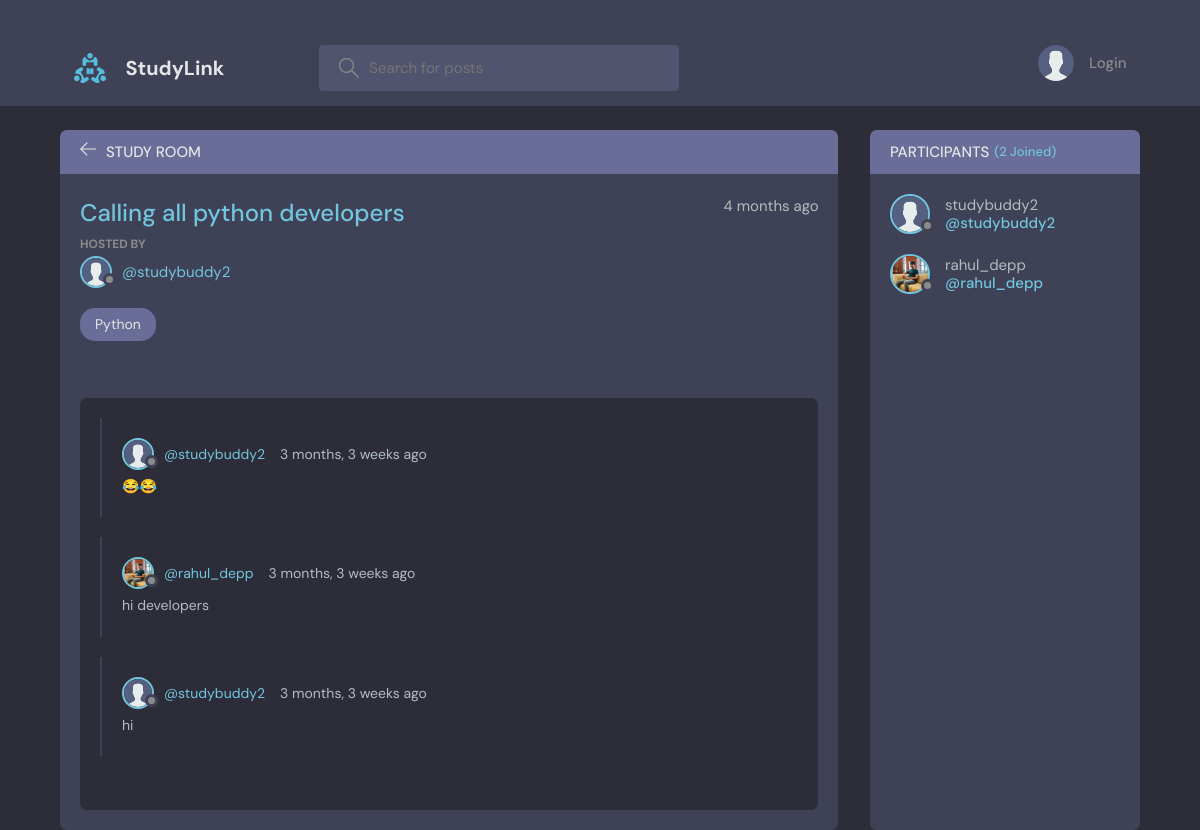
The page /room/1/ on the database its author committed.
### base/models.py (models this page shows, shortened)
class Room(models.Model):
    host=models.ForeignKey(User,on_delete=models.SET_NULL,null=True)
    topic=models.ForeignKey(Topic,on_delete=models.SET_NULL,null=True)
    name=models.CharField(max_length=200)
    description=models.TextField(null=True, blank=True)
    participants=models.ManyToManyField(User , related_name='participants', blank=True)
    updated=models.DateTimeField(auto_now=True)
    created=models.DateTimeField(auto_now_add=True)
    class Meta:
        ordering =['-updated', '-created']

class User(AbstractUser):
     name=models.CharField(max_length=200,null=True)
     email=models.EmailField(unique=True,null=True)
     bio=models.TextField(null=True)
     avatar=models.ImageField(null=True,default="avatar.svg")
     USERNAME_FIELD='email'
     REQUIRED_FIELDS=[]

class Topic(models.Model):
    name=models.CharField(max_length=200)
    def __str__(self):
        return self.name

class Message(models.Model):
   user=models.ForeignKey(User,on_delete=models.CASCADE)
   room= models.ForeignKey(Room,on_delete=models.CASCADE)
   body= models.TextField(max_length=1000)
   update=models.DateTimeField(auto_now=True)
   created=models.DateTimeField(auto_now_add=True)

### base/views.py (the view, shortened to what this page needs)
# urls.py: path('room/<str:pk>/',views.room,name="Room"),
def room(request ,pk):
   room=Room.objects.get(id= pk)
   room_messages=room.message_set.all().order_by('-created')
   participants=room.participants.all()
   context={'room':room,'room_messages':room_messages,'participants':participants}
   return render (request,"base/room.html",context)

### base/templates/base/room.html (shortened to what this page needs)
{% extends 'main.html' %}
{% block content %}
<main class="profile-page layout layout--2">
  <div class="container">
    <div class="room">
      <div class="room__top">
        <div class="room__topLeft">
          <a href="{% url 'Home' %}">
            <svg
              version="1.1"
              xmlns="http://www.w3.org/2000/svg"
              width="32"
              height="32"
              viewBox="0 0 32 32"
            >
              <title>arrow-left</title>
              <path
                d="M13.723 2.286l-13.723 13.714 13.719 13.714 1.616-1.611-10.96-10.96h27.625v-2.286h-27.625l10.965-10.965-1.616-1.607z"
              ></path>
            </svg>
          </a>
          <h3>Study Room</h3>
        </div>
      </div>
      <div class="room__box scroll">
        <div class="room__header scroll">
          <div class="room__info">
            <h3>{{room.name}}</h3>
            <span> {{room.created|timesince}} ago</span>
          </div>
          <div class="room__hosted">
            <p>Hosted By</p>
            <a
              href="{ %url 'user-profile' room.host.id %}"
              class="room__author"
            >
              <div class="avatar avatar--small">
                <img src=" {{room.host.avatar.url}}" />
              </div>
              <span>@{{room.host.username}}</span>
            </a>
          </div>
          <span class="room__topics">{{room.topic}}</span>
        </div>
        <div class="room__conversation">
          <div class="threads scroll">
            {% for comment in room_messages %}
            <div class="thread">
              <div class="thread__top">
                <div class="thread__author">
                  <a
                    href="{% url 'user-profile' comment.user.id%}"
                    class="thread__authorInfo"
                  >
                    <div class="avatar avatar--small">
                      <img src="{{comment.user.avatar.url}}" />
                    </div>
                    <span>@{{comment.user.username}}</span>
                  </a>
                  <span class="thread__date"
                    >{{comment.created|timesince}} ago</span
                  >
                </div>
              </div>
              <div class="thread__details">{{comment.body}}</div>
            </div>
            {%endfor%}
          </div>
        </div>
      </div>
    </div>
    <div class="participants">
      <h3 class="participants__top">
        Participants <span>({{participants.count}} Joined)</span>
      </h3>
      <div class="participants__list scroll">
        {% for user in participants %}
        <a href="{% url 'user-profile' user.id %}" class="participant">
          <div class="avatar avatar--medium">
            <img src="{{user.avatar.url}}" />
          </div>
          <p>
            {{user.username}}
            <span>@{{user.username}} </span>
          </p>
        </a>
        {% endfor %}
      </div>
    </div>
  </div>
</main>
{% endblock %}

### rows shown on the page
Room: name "Calling all python developers", created "4 months", host.avatar (placeholder picture), host.username "studybuddy2", topic "Python"
Message: user.avatar (placeholder picture), user.username "studybuddy2", created "3 months, 3 weeks", body "😂😂"
Message: user.avatar (picture), user.username "rahul_depp", created "3 months, 3 weeks", body "hi developers"
Message: user.avatar (placeholder picture), user.username "studybuddy2", created "3 months, 3 weeks", body "hi"
User: avatar (placeholder picture), username "studybuddy2"
User: avatar (picture), username "rahul_depp"

### other values the page prints
{{ participants.count }} "2"
